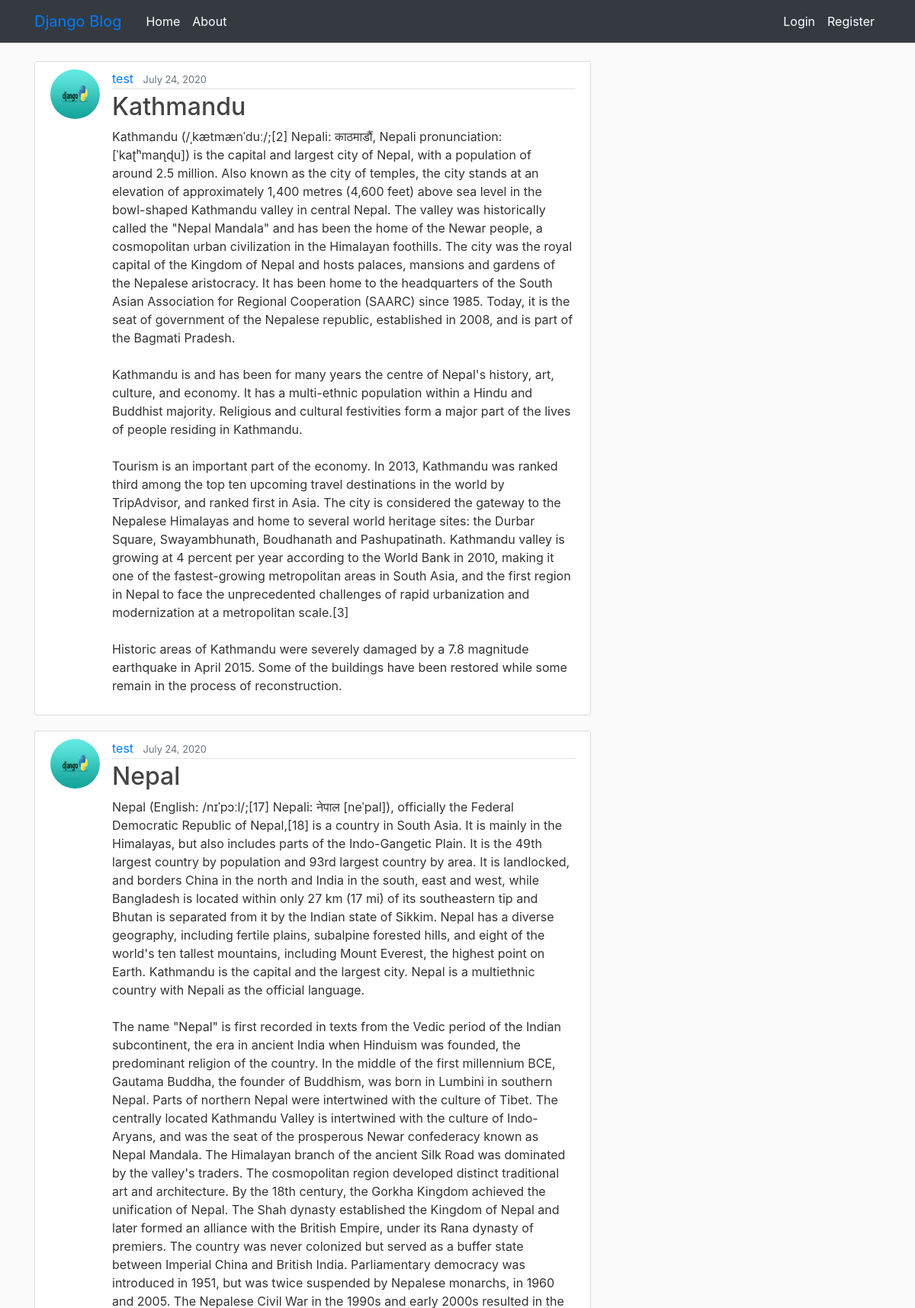
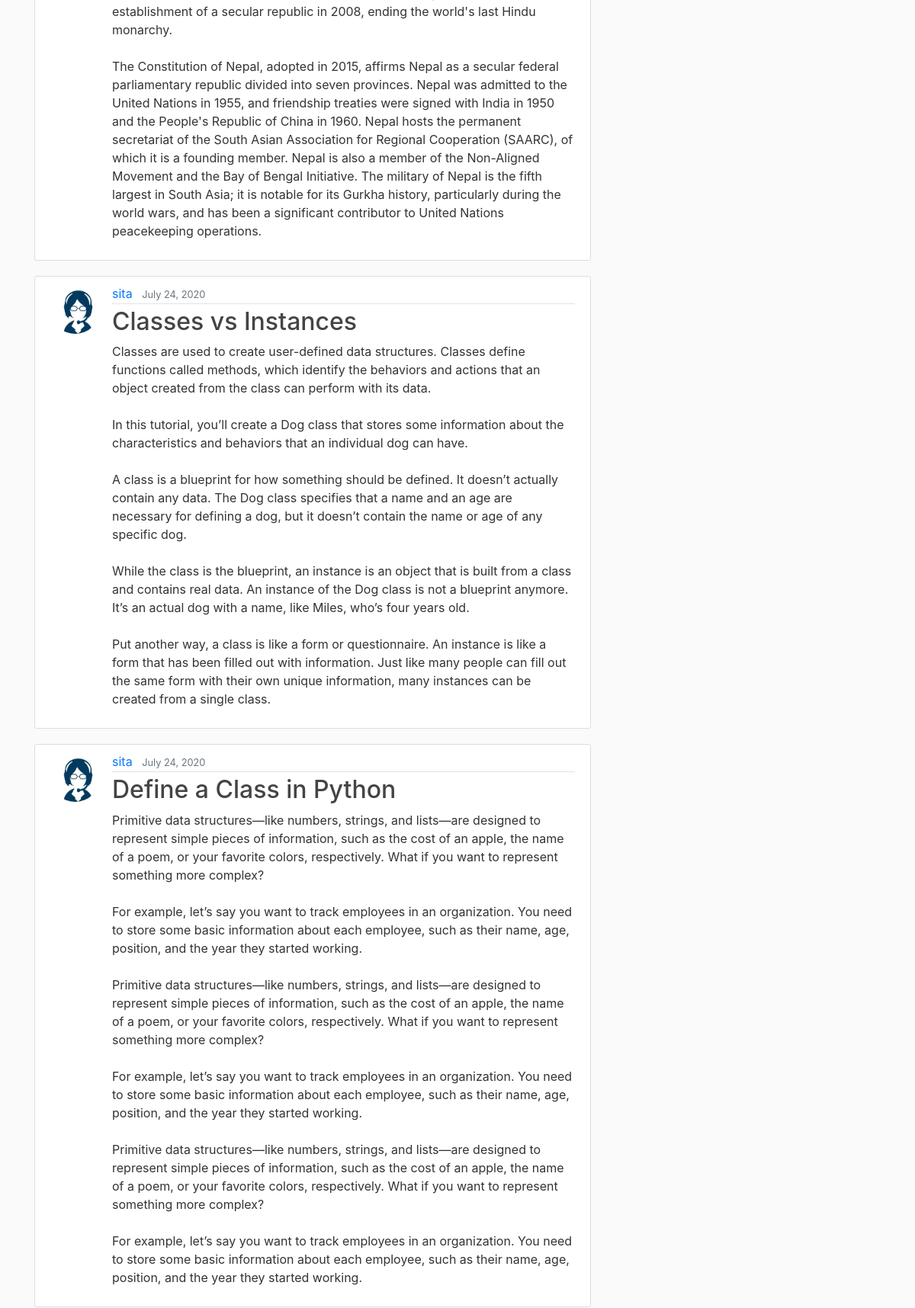
Page /blog/home/ (upper part) on the committed database (2 pictures, top to bottom).
### blog/models.py (models this page shows, shortened)
class Post(models.Model):
    title = models.CharField(max_length=100)
    content = models.TextField()
    date_posted = models.DateTimeField(default=timezone.now)
    author = models.ForeignKey(User, on_delete=models.CASCADE)

### users/models.py (models this page shows, shortened)
class Profile(models.Model):
    user = models.OneToOneField(User, on_delete=models.CASCADE)
    image = models.ImageField(default='default.jpg',upload_to='profile_pics')

### blog/views.py (the view)
# urls.py: path('home/',PostListView.as_view(),name='blog-home'),
class PostListView(ListView):
    model = Post
    template_name = 'blog/home.html'
    context_object_name ='posts'
    ordering = ['-date_posted']
    paginate_by = 5

### blog/templates/blog/home.html (shortened to what this page needs)
{% extends "blog/base.html" %}
{% block content %}
    {% for post in posts %}
        <article class="media content-section">
            <img class="rounded-circle article-img" src="{{ post.author.profile.image.url }}">
          <div class="media-body">
            <div class="article-metadata">
              <a class="mr-2" href="{% url 'user-post' post.author.username %}">{{ post.author }}</a>
              <small class="text-muted">{{ post.date_posted | date:"F d, Y" }}</small>
            </div>
            <h2><a class="article-title" href="{% url 'post-detail' post.id %}">{{ post.title }}</a></h2>
            <p class="article-content">{{ post.content }}</p>
          </div>
        </article>
    {% endfor %}
{% endblock content %}

### blog/static/blog/main.css (style rules this page uses)
body { background: #fafafa; color: #333333; margin-top: 5rem; }
h1, h2, h3, h4, h5, h6 { color: #444444; }
.content-section { background: #ffffff; padding: 10px 20px; border: 1px solid #dddddd; border-radius: 3px; margin-bottom: 20px; }
.article-title { color: #444444; }
.article-content { white-space: pre-line; }
.article-img { height: 65px; width: 65px; margin-right: 16px; }
.article-metadata { padding-bottom: 1px; margin-bottom: 4px; border-bottom: 1px solid #e3e3e3 }

### rows in the picture
Post: author.profile.image (picture), author "test", date_posted "July 24, 2020", title "Kathmandu", content "Kathmandu (/ˌkætmænˈduː/;[2] Nepali: काठमाडौं, Nepali pronunciation: [ˈkaʈʰmaɳɖu]) is the capital and largest city of Nepal, with a population of around 2.5 million. Also known as the city of temples, the city stands at an elevation of approximately 1,400 metres (4,600 feet) above sea level in the bowl-shaped Kathmandu valley in central Nepal. The valley was historically called the \"Nepal Mandala\" and has been the home of the Newar people, a cosmopolitan urban civilization in the Himalayan foothills. The city was the royal capital of the Kingdom of Nepal and hosts palaces, mansions and gardens of the Nepalese aristocracy. It has been home to the headquarters of the South Asian Association…"
Post: author.profile.image (picture), author "test", date_posted "July 24, 2020", title "Nepal", content "Nepal (English: /nɪˈpɔːl/;[17] Nepali: नेपाल [neˈpal]), officially the Federal Democratic Republic of Nepal,[18] is a country in South Asia. It is mainly in the Himalayas, but also includes parts of the Indo-Gangetic Plain. It is the 49th largest country by population and 93rd largest country by area. It is landlocked, and borders China in the north and India in the south, east and west, while Bangladesh is located within only 27 km (17 mi) of its southeastern tip and Bhutan is separated from it by the Indian state of Sikkim. Nepal has a diverse geography, including fertile plains, subalpine forested hills, and eight of the world's ten tallest mountains, including Mount Everest, the highest…"
Post: author.profile.image (placeholder picture), author "sita", date_posted "July 24, 2020", title "Classes vs Instances", content "Classes are used to create user-defined data structures. Classes define functions called methods, which identify the behaviors and actions that an object created from the class can perform with its data. In this tutorial, you’ll create a Dog class that stores some information about the characteristics and behaviors that an individual dog can have. A class is a blueprint for how something should be defined. It doesn’t actually contain any data. The Dog class specifies that a name and an age are necessary for defining a dog, but it doesn’t contain the name or age of any specific dog. While the class is the blueprint, an instance is an object that is built from a class and contains real data.…"
Post: author.profile.image (placeholder picture), author "sita", date_posted "July 24, 2020", title "Define a Class in Python", content "Primitive data structures—like numbers, strings, and lists—are designed to represent simple pieces of information, such as the cost of an apple, the name of a poem, or your favorite colors, respectively. What if you want to represent something more complex? For example, let’s say you want to track employees in an organization. You need to store some basic information about each employee, such as their name, age, position, and the year they started working. Primitive data structures—like numbers, strings, and lists—are designed to represent simple pieces of information, such as the cost of an apple, the name of a poem, or your favorite colors, respectively. What if you want to represent…"
